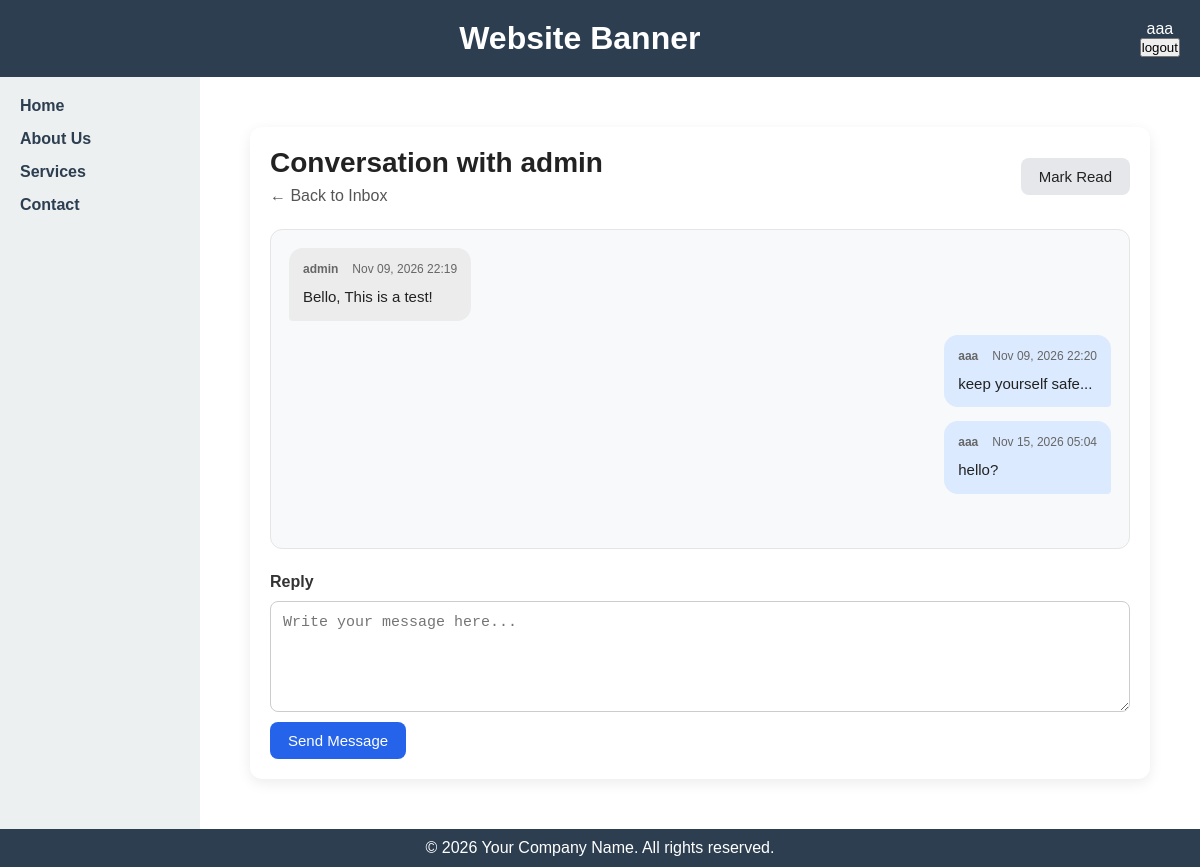
Page /thread/1/ (signed in) on the committed database.
### bookMng/models.py (models this page shows, shortened)
class PrivateMessage(models.Model):
    thread = models.ForeignKey(
        MessageThread,
        on_delete=models.CASCADE,
        related_name="messages",
    )
    sender = models.ForeignKey(
        settings.AUTH_USER_MODEL,
        on_delete=models.CASCADE,
        related_name="sent_private_messages",
    )
    recipient = models.ForeignKey(
        settings.AUTH_USER_MODEL,
        on_delete=models.CASCADE,
        related_name="received_private_messages",
    )
    body = models.TextField()
    is_read = models.BooleanField(default=False)
    created_at = models.DateTimeField(auto_now_add=True)
    read_at = models.DateTimeField(null=True, blank=True)
    class Meta:
        ordering = ["created_at"]

### bookMng/views.py (the view, shortened to what this page needs)
@login_required
@require_http_methods(["GET", "POST"])
def thread_detail(request: HttpRequest, thread_id: int) -> HttpResponse:
    thread = get_object_or_404(
        MessageThread.objects.select_related("user1", "user2"),
        pk=thread_id,
    )
    if not thread.has_participant(request.user):
        raise Http404("Message thread not found.")
    thread_messages = thread.messages.select_related(
        "sender",
        "recipient",
    ).all()
    unread_messages = thread_messages.filter(
        recipient=request.user,
        is_read=False,
    )
    for msg in unread_messages:
        msg.mark_as_read()
    context = {
        "thread": thread,
        "other_user": thread.other_user(request.user),
        "thread_messages": thread_messages,
    }
    return render(request, "bookMng/thread.html", context)

### bookMng/models.py (called while the page is built)
    def other_user(self, current_user):
        if current_user == self.user1:
            return self.user2
        return self.user1

    def has_participant(self, user):
        return user == self.user1 or user == self.user2

### bookEx/templates/bookMng/thread.html (shortened to what this page needs)
{% extends "base.html" %}
{% load static %}
{% block content %}
<div class="message-box-container">
    <div class="message-box-header">
        <div>
            <h1>Conversation with {{ other_user.username }}</h1>
            <a class="back-link" href="{% url 'inbox' %}">← Back to Inbox</a>
        </div>
        <form method="post" action="{% url 'mark_thread_read' thread.id %}">
            <button class="btn-secondary" type="submit">Mark Read</button>
        </form>
    </div>
    <div class="message-thread-panel">
        {% for msg in thread_messages %}
            <div class="message-bubble {% if msg.sender == request.user %}sent{% else %}received{% endif %}">
                <div class="message-meta">
                    <span class="message-author">{{ msg.sender.username }}</span>
                    <span class="message-date">{{ msg.created_at|date:"M d, Y H:i" }}</span>
                </div>
                <div class="message-text">{{ msg.body|linebreaksbr }}</div>
            </div>
        {% empty %}
            <div class="empty-state">
                <p>No messages in this conversation yet.</p>
            </div>
        {% endfor %}
    </div>
    <form method="post" class="message-compose-form">
        <label for="id_body">Reply</label>
        <textarea id="id_body" name="body" rows="5" placeholder="Write your message here..."></textarea>
        <button class="btn-primary" type="submit">Send Message</button>
    </form>
</div>
{% endblock %}

### bookEx/templates/base.html (shortened to what this page needs)
{% load static %}
<!DOCTYPE html>
<html lang="en">
<head>
    <link href="{% static 'main.css' %}" rel="stylesheet" type="text/css">
    <link rel="stylesheet" href="{% static 'table_format.css' %}" type="text/css" />
    <link rel="stylesheet" href="{% static 'message_box.css' %}">
</head>
<body>
    <header class="banner">
        <span style="float: right;">
            {% if user.is_authenticated %}
               {{ user.username}}
               <form action="{% url 'logout' %}?next=/" method="post">
                   <button type="submit">logout</button>
               </form>
            {% else %}
               Not Logged in
               <a href="{% url 'login' %}?next=/">login</a>
            {% endif %}
        </span>
        <h1>Website Banner</h1>
    </header>
    <div class="container">
        <nav class="sidebar">
            <ul>
                {% block sidenav %}
                    <li><a href="/">Home</a></li>
                    <li><a href="{% url 'aboutus' %}">About Us</a></li>
                    <li><a href="#services">Services</a></li>
                    <li><a href="#contact">Contact</a></li>
                {% endblock sidenav %}
            </ul>
        </nav>
        <main class="content">
            {% block content %}{% endblock content %}
        </main>
    </div>
    <footer class="footer">
        <p>&copy; 2026 Your Company Name. All rights reserved.</p>
    </footer>
</body>
</html>

### bookEx/static/main.css (style rules this page uses)
* { margin: 0; padding: 0; box-sizing: border-box; }
body { font-family: Arial, sans-serif; min-height: 100vh; display: flex; flex-direction: column; }
.banner { background-color: #2c3e50; color: white; padding: 20px; text-align: center; }
.container { flex: 1; display: flex; }
.sidebar { width: 200px; background-color: #ecf0f1; padding: 20px; }
.sidebar ul { list-style: none; }
.sidebar li { margin-bottom: 15px; }
.sidebar a { text-decoration: none; color: #2c3e50; font-weight: bold; }
.content { flex: 1; padding: 20px; background-color: #ffffff; }
.footer { background-color: #2c3e50; color: white; text-align: center; padding: 10px; }

### bookEx/static/message_box.css (style rules this page uses)
.message-box-container { max-width: 900px; margin: 30px auto; padding: 20px; background: #ffffff; border-radius: 12px; box-shadow: 0 4px 14px rgba(0, 0, 0, 0.08); }
.message-box-header { display: flex; justify-content: space-between; align-items: center; gap: 16px; margin-bottom: 24px; flex-wrap: wrap; }
.message-box-header h1 { margin: 0; font-size: 28px; color: #222; }
.back-link { display: inline-block; margin-top: 8px; text-decoration: none; color: #555; }
.message-thread-panel { display: flex; flex-direction: column; gap: 14px; padding: 18px; min-height: 320px; border: 1px solid #e5e5e5; border-radius: 12px; background: #f8f9fb; margin-bottom: 24px; }
.message-bubble { max-width: 75%; padding: 12px 14px; border-radius: 14px; line-height: 1.5; }
.message-bubble.sent { align-self: flex-end; background: #dbeafe; border-bottom-right-radius: 4px; }
.message-bubble.received { align-self: flex-start; background: #ececec; border-bottom-left-radius: 4px; }
.message-meta { display: flex; justify-content: space-between; gap: 14px; margin-bottom: 8px; font-size: 12px; color: #666; }
.message-author { font-weight: 700; }
.message-text { font-size: 15px; color: #222; white-space: pre-wrap; word-break: break-word; }
.message-compose-form { display: flex; flex-direction: column; gap: 10px; }
.message-compose-form label { font-weight: 600; color: #333; }
.message-compose-form textarea, .message-compose-form select { width: 100%; padding: 12px; border: 1px solid #ccc; border-radius: 8px; font-size: 15px; box-sizing: border-box; }
.btn-primary, .btn-secondary { display: inline-block; width: fit-content; padding: 10px 18px; border: none; border-radius: 8px; cursor: pointer; font-size: 15px; text-decoration: none; }
.btn-primary { background: #2563eb; color: white; }
.btn-secondary { background: #e5e7eb; color: #222; }

### rows in the picture
PrivateMessage: sender.username "admin", created_at "Nov 09, 2026 22:19", body "Bello, This is a test!"
PrivateMessage: sender.username "aaa", created_at "Nov 09, 2026 22:20", body "keep yourself safe..."
PrivateMessage: sender.username "aaa", created_at "Nov 15, 2026 05:04", body "hello?"

### other values in the picture
{{ user.username }} "aaa"
{{ other_user.username }} "admin"
